Frame 1 (no input): blank canvas, image omitted
Frame 60 (no input): blank canvas, image omitted
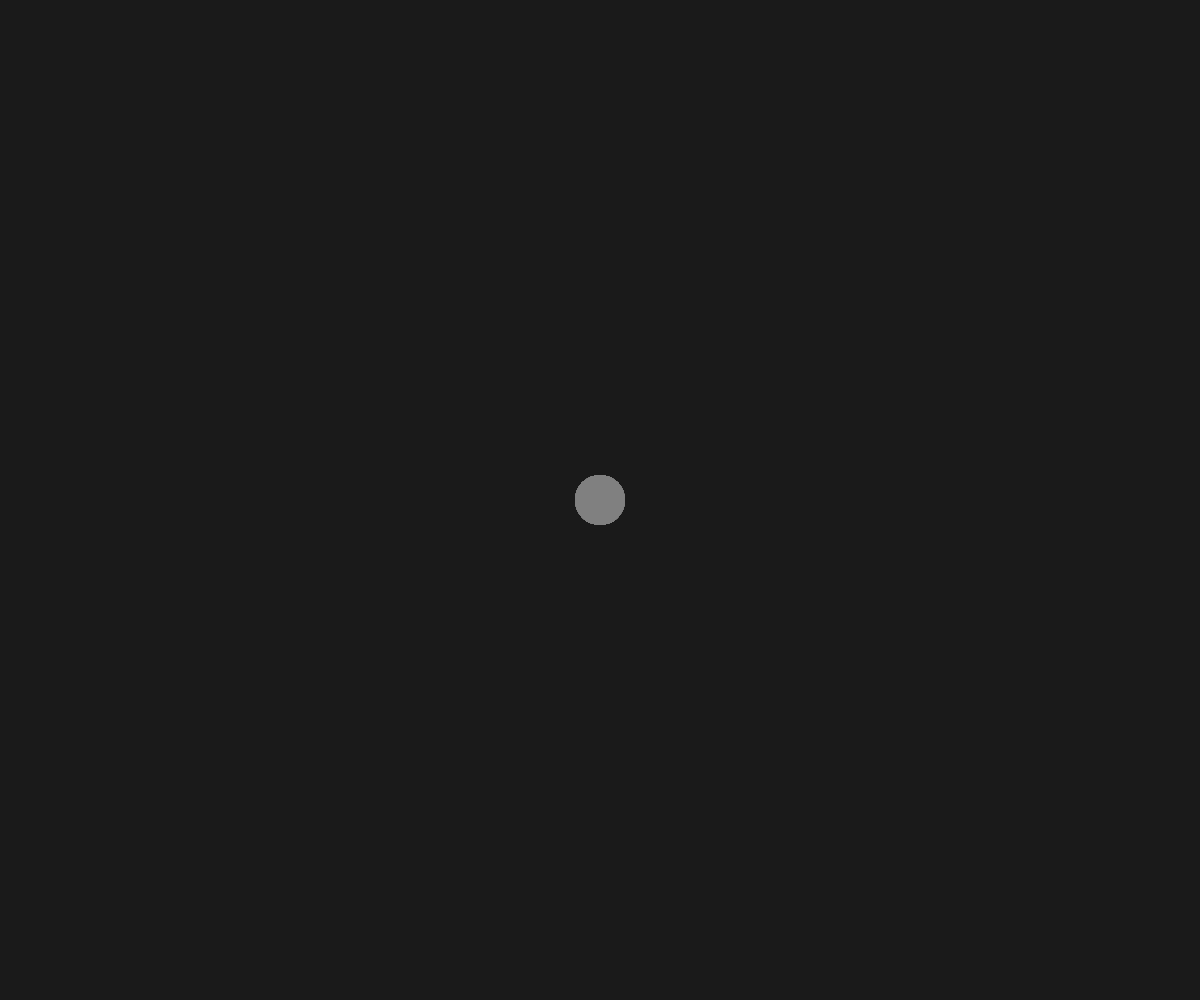
Frame 120 (the mouse pressed at the canvas centre since frame 60)

The p5.js sketch whose frames 1 and 60 were blank and that drew this single picture after the mouse press (run headless with seeded random() and noise() and a simulated clock; from frame 60 on, the mouse is pressed at the canvas centre):

// p5.js sketch
// ── sketch.js
let paintOn;
function setup() {
  createCanvas(windowWidth, windowHeight);
  background(26,26,26);

  strokeWeight(50);
}



function draw() {
  if (paintOn) {
    stroke(mouseX/width*255, (height-mouseY)/height*255, mouseY/height*255);
    line(mouseX, mouseY, mouseX, mouseY);
  }
}

function mousePressed() {
  paintOn = true;
}

function mouseReleased() {
  paintOn = false;
}
